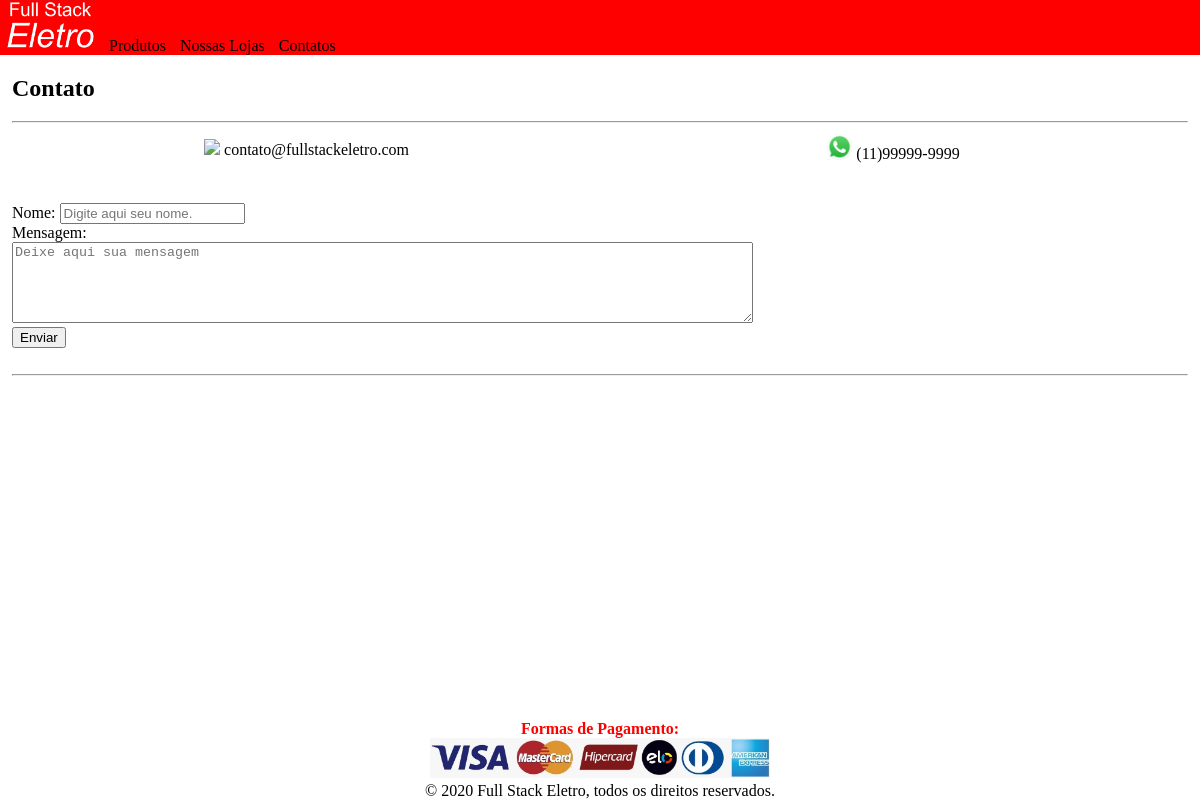
The app's page /contato.php, older data.
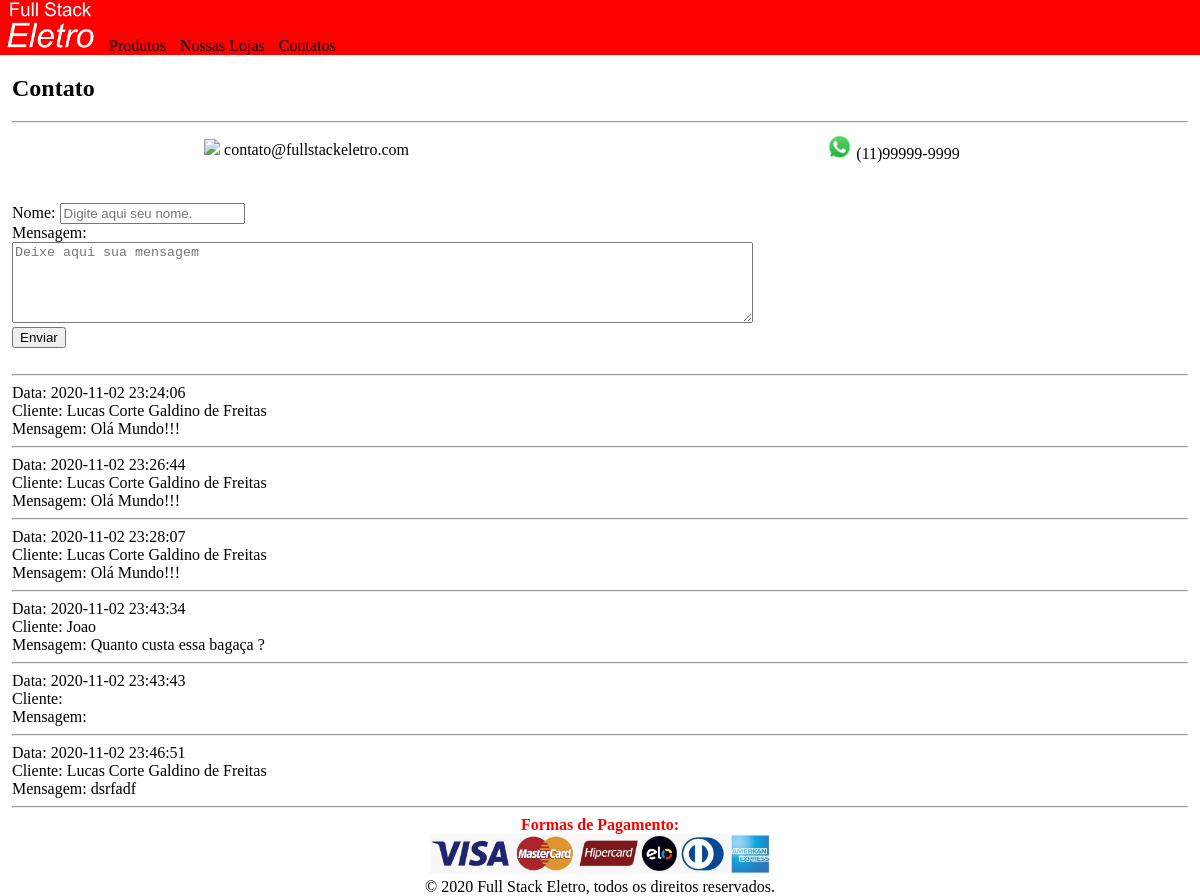
The same page, newer data.
### tables this page shows
CREATE TABLE `comentarios` (
  `id` int(11) NOT NULL,
  `nome` varchar(100) NOT NULL COMMENT 'Nome do Cliente',
  `msg` varchar(300) NOT NULL,
  `data` datetime NOT NULL DEFAULT current_timestamp()
);

### contato.php (the view, shortened to what this page needs)
<?php
    require_once('arquivos externos\PHP\bd_connect.php');
?>
<!DOCTYPE html>
<html lang="pt-br">
    <head>
        <link rel="stylesheet" href="./arquivos externos/CSS/estilo.css" type="text/css">
    </head>
    <body>
        <main>
            <h2>Contato</h2>
            <hr>
            <Table style="width: 100%;text-align: center;">
                <tr>
                    <td style="width: 50%;">
                        <img src="./img/email-logo.png" width="25">
                        contato@fullstackeletro.com
                    </td>
                    <td>
                        <img src="./img/whats-logo.jpg" width="25">
                        (11)99999-9999
                    </td>
                </tr>
            </Table>
            <br><br>
            <form action="" method="post">
                <label for="nome">Nome:</label>
                <input type="text" id="name" name="nome" placeholder="Digite aqui seu nome."><br>
                <label for="msg">Mensagem:</label><br>
                <textarea name="msg" id="msg" cols="90" rows="5" placeholder="Deixe aqui sua mensagem"></textarea><br>
                <input type="submit" value="Enviar">
            </form>
            <br>
            <hr>
            <?php
                $sql = "SELECT * FROM comentarios";
                $result = $conn->query($sql);
                while ($rows = $result->fetch_assoc()) {
                    echo "Data: ", $rows['data'], "<br>";
                    echo "Cliente: ", $rows['nome'], "<br>";
                    echo "Mensagem: ", $rows['msg'], "<br>";
                    echo  "<hr>";
                }
            ?>
        </main>
        <footer class="rodape">
            <h4>Formas de Pagamento:</h4>
            <img src="./img/Cartoes.jpeg" alt="formas de pagamento"><br>
            &copy; 2020 Full Stack Eletro, todos os direitos reservados.
        </footer>
    </body>
</html>

### arquivos externos/CSS/estilo.css (style rules this page uses)
html { height: 100%; }
body { min-height:100%; position:relative; margin: 0; padding: 0; }
nav { background-color: red; }
nav a { color: black; text-decoration: none; padding: 5px; }
nav img { width: 7.5%; }
main { margin: 1%; padding-bottom: 80px; }
footer { position: absolute; width: 100%; bottom: 0; text-align: center; }
footer h4 { margin: 0; color: red; }
footer img { height: 40px; }

Row changes from the older to the newer data that the page shows:
added comentarios: data "2020-11-02 23:24:06", nome "Lucas Corte Galdino de Freitas", msg "Olá Mundo!!!"
added comentarios: data "2020-11-02 23:26:44", nome "Lucas Corte Galdino de Freitas", msg "Olá Mundo!!!"
added comentarios: data "2020-11-02 23:28:07", nome "Lucas Corte Galdino de Freitas", msg "Olá Mundo!!!"
added comentarios: data "2020-11-02 23:43:34", nome "Joao", msg "Quanto custa essa bagaça ?"
added comentarios: data "2020-11-02 23:43:43"
added comentarios: data "2020-11-02 23:46:51", nome "Lucas Corte Galdino de Freitas", msg "dsrfadf"
